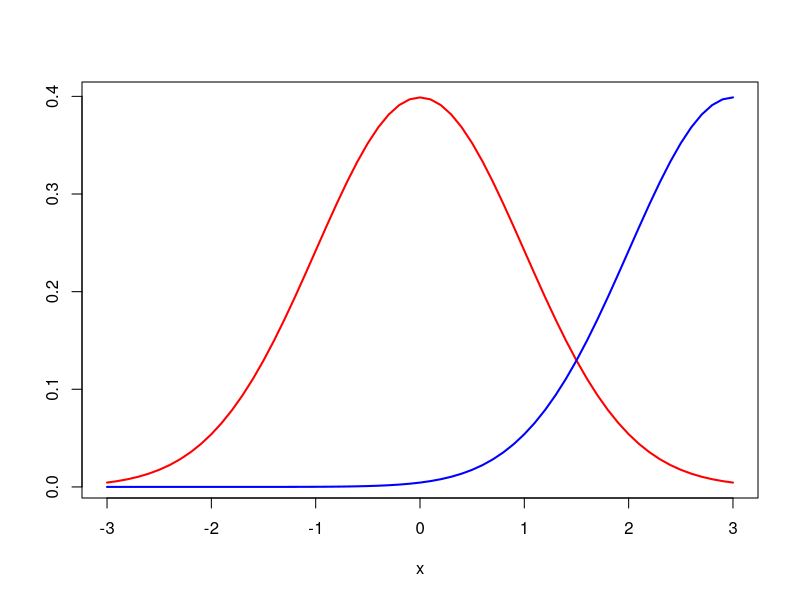
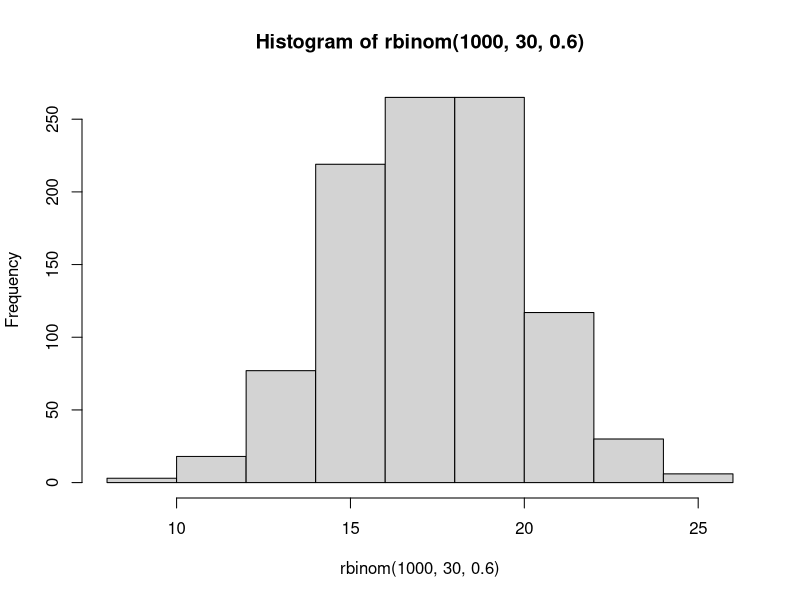
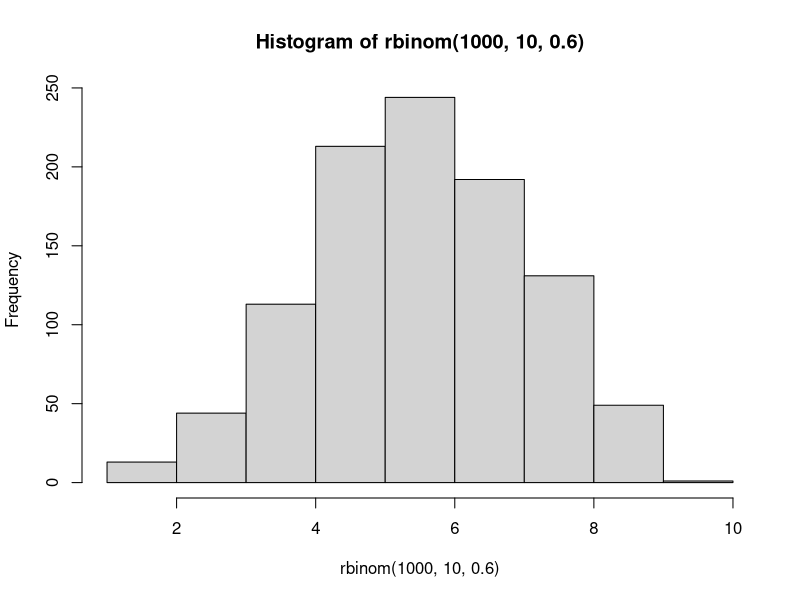
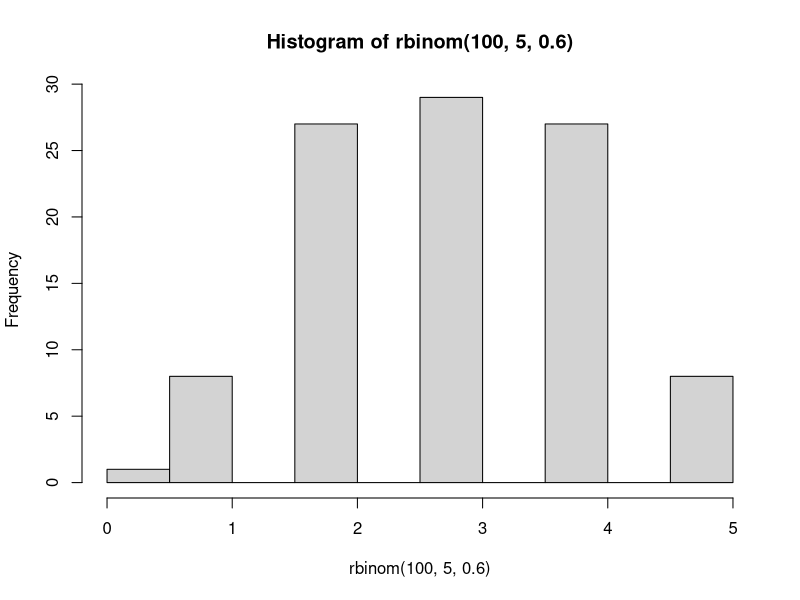
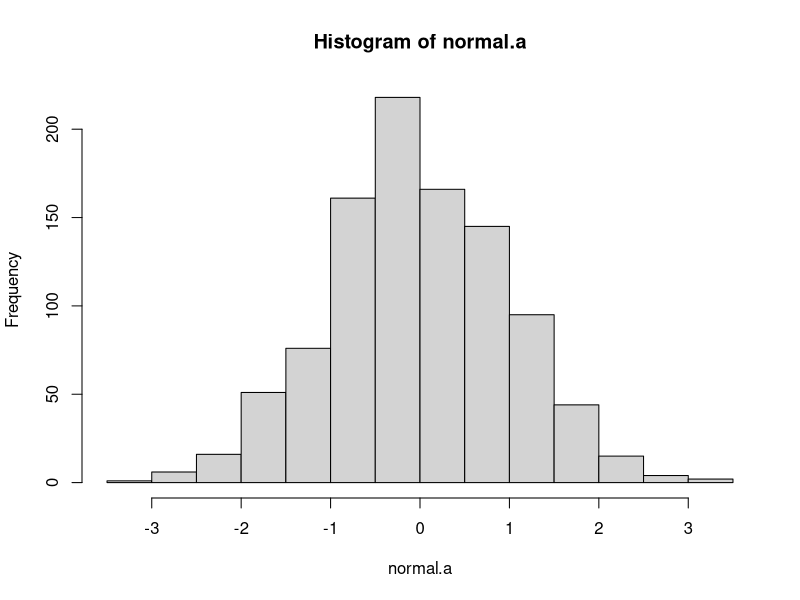
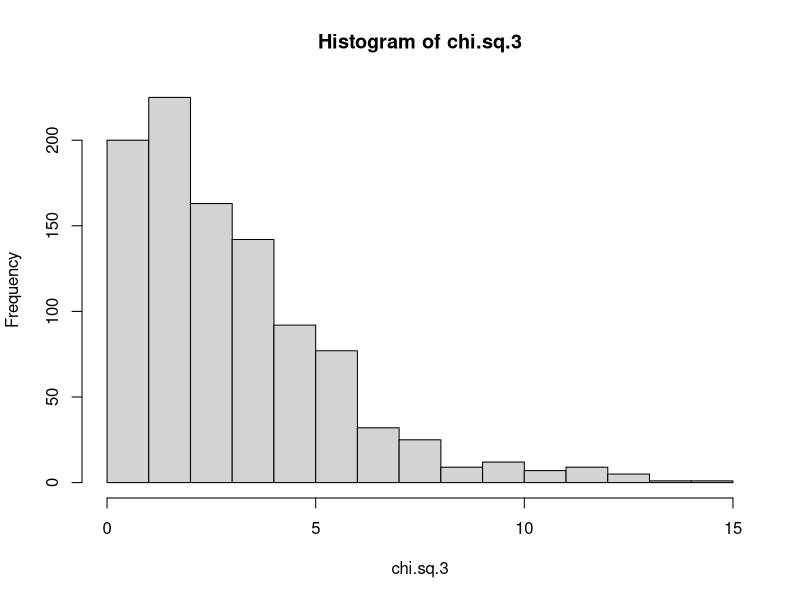
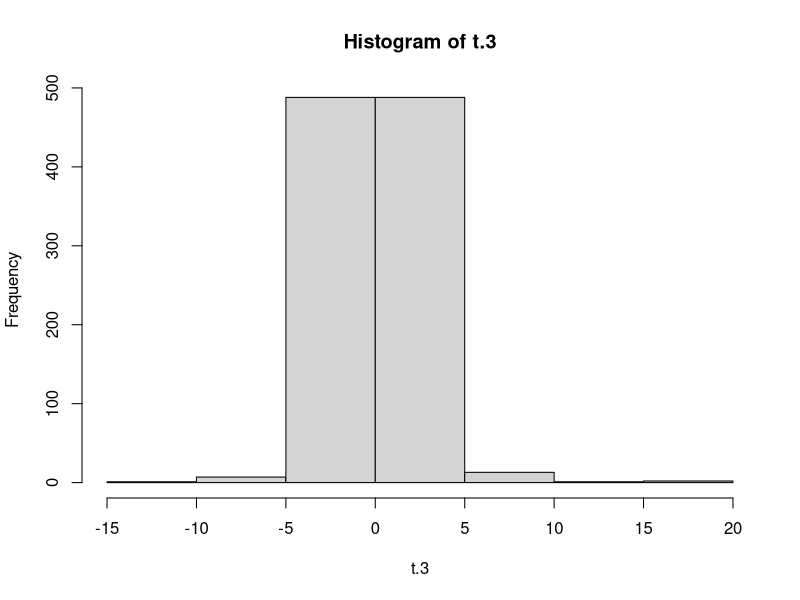
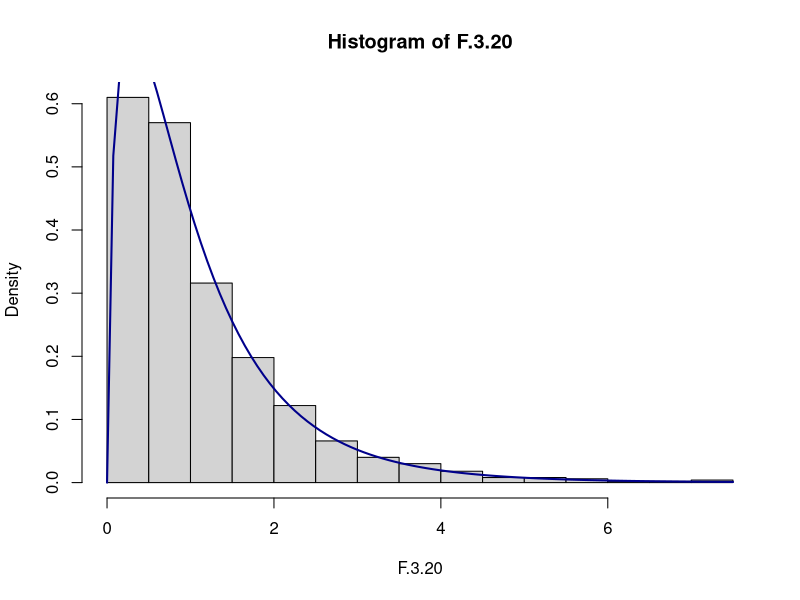

Here is the R script that generated these plots, in order:
## ---- chunk 1
knitr::opts_chunk$set(echo = TRUE, warning=FALSE, message=FALSE)
## ---- chunk 2
rm(list = setdiff(ls(), lsf.str()))

# Plot Normal Distributions with 
#-----------------------------------------
# Same standard deviation, different mean
#-----------------------------------------
# Mean 1, sd 1
# Grid of X-axis values
x <- seq(-3, 3, 0.1)

plot(x, dnorm(x, mean = 0, sd = 1), type = "l",
      ylab = "", lwd = 2, col = "red")
# Mean 3, sd 1
lines(x, dnorm(x, mean = 3, sd = 1), col = "blue", lty = 1, lwd = 2)



## ---- chunk 3
# # Function Syntax
# 
# function_name <- function(arg_1, arg_2, ...) {
#    Function body 
# }
## ---- chunk 4

# Calculate the 60th %ile of the standard normal.
qnorm(0.6,0,1)

# Calculate the probability that a value lies below 0.8 in the standard normal distribution
pnorm(0.8,0,1)


# Draw 1000 samples of 30 coin tosses with p(heads) = 0.6 # and plot the distribution
# Syntax: rbinom (# observations, # trials per observation, probability of success )
hist(rbinom(1000,30,0.6))

# Do the above with only 10 trials per observation
hist(rbinom(1000,10,0.6))

# Do the above with 100 observations and 5 trials per observation
hist(rbinom(100,5,0.6))


## ---- chunk 5
# Transformations between probability distributions

# generate 1000 trials from a normal distribution
normal.a <- rnorm( n=1000, mean=0, sd=1 ) 
hist( normal.a )

#next, we generate a chi-square distribution with 3 #degrees of freedom:

normal.b <- rnorm( n=1000 )  # another set of normally distributed data
normal.c <- rnorm( n=1000 )  # and another!

# Take the SUM of SQUARES of the above 3 normally distributed variables a, b, and c
chi.sq.3 <- (normal.a)^2 + (normal.b)^2 + (normal.c)^2 

# and the resulting chi.sq.3 variable should contain 1000 observations that follow a chi-square distribution with 3 degrees of freedom. You can use the hist() function to have a look at these observations yourself

hist(chi.sq.3)



## Now how do we get to a t-distribution from Normal and chi-sq distributions?
# First, take a scaled chi-sq by dividing it by the degrees of freedom
scaled.chi.sq.3 <- chi.sq.3 / 3
# Then take a normally distributed variable and divide them by the square root of the scaled chi-sq variable to get a t-distribution with the same degrees of freedom

normal.d <- rnorm( n=1000 )                # yet another #set of normally distributed data
t.3 <- normal.d / sqrt( scaled.chi.sq.3 )  # divide by #square root of scaled chi-square to get t
hist (t.3)


## To get to an F distribution, take the ratio between two scaled chi-sq distributions.
# F distribution with 3 and 20 degrees of freedom:
# first take two chi-sq variables, with 3 dof and 20 dof respectively, and take the ratio:

chi.sq.20 <- rchisq( 1000, 20)                 # generate chi square data with df = 20...
scaled.chi.sq.20 <- chi.sq.20 / 20             # scale #the chi square variable...
F.3.20 <-  scaled.chi.sq.3  / scaled.chi.sq.20 # take the ratio of the two chi squares...
hist( F.3.20, freq = FALSE)                                 # ... and draw a picture
curve(df(x, 3, 20), 
      col="darkblue", lwd=2, add=TRUE, yaxt="n")
## The curve above confirms this looks similar if you use the R built-in function df (just like dnorm, but for the F distribution)



## ---- chunk 6
# Q1 Plot a normal distribution with mean = 2, s.d. = 0.4

x <- seq(-1, 5, 0.1)

plot(x, dnorm(x, mean = 2, sd = 0.4), type = "l",
      ylab = "", lwd = 2, col = "red")

# Q2 Calculate the 85th %ile of the above distribution.
q85 = qnorm(0.85,2,0.4)
print(q85)
# Q3 Calculate the probability that a value lies in between 1 and 2 given the above distribution
prob = pnorm(2,2,0.4) - pnorm(1,2,0.4)
print(prob)


# Q4 Plot a simulated t-distribution with 5 degrees of freedom.
normd.a = rnorm(1000)
hist(normd.a)
normd.b = rnorm(1000)
normd.c = rnorm(1000)
normd.d = rnorm(1000)
normd.e = rnorm(1000)
chi.sq.5 <- (normd.a)^2 + (normd.b)^2 + (normd.c)^2 + (normd.d)^2 + (normd.e)^2
hist(chi.sq.5)

scaled.chi.sq.5 = chi.sq.5 / 5 

normd.f <- rnorm( n=1000 )                # yet another #set of normally distributed data
t.5 <- normd.f / sqrt( scaled.chi.sq.5 )  # divide by #square root of scaled chi-square to get t
hist(t.5)

## ---- chunk 7


